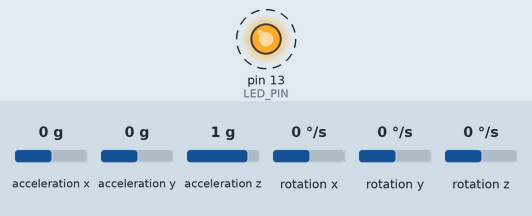
This sketch was run on a simulated Arduino Uno, built with avr-gcc and run on an emulated ATmega328P. Parts: output pins drawn as LEDs (lit = HIGH). Dashed ring = blinking. The test bench sets the inputs (shaded band); at power-on: acceleration x 0 g, acceleration y 0 g, acceleration z 1 g, rotation x 0 °/s, rotation y 0 °/s, rotation z 0 °/s. What the sketch prints to the serial monitor is not drawn.

Above: at 1.3 s.
Timing chart, 0 to 4.1 s (numbered marks = the images above):
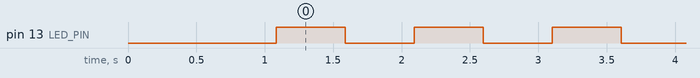

The sketch:

mpu_test.ino
```cpp
#include "I2Cdev.h"
#include "MPU6050.h"

// Arduino Wire library is required if I2Cdev I2CDEV_ARDUINO_WIRE implementation
// is used in I2Cdev.h
#if I2CDEV_IMPLEMENTATION == I2CDEV_ARDUINO_WIRE
    #include "Wire.h"
#endif

// class default I2C address is 0x68
// specific I2C addresses may be passed as a parameter here
// AD0 low = 0x68 (default for InvenSense evaluation board)
// AD0 high = 0x69
MPU6050 accelgyro;
//MPU6050 accelgyro(0x69); // <-- use for AD0 high

int16_t ax, ay, az;
int16_t gx, gy, gz;


// uncomment "OUTPUT_READABLE_ACCELGYRO" if you want to see a tab-separated
// list of the accel X/Y/Z and then gyro X/Y/Z values in decimal. Easy to read,
// not so easy to parse, and slow(er) over UART.
#define OUTPUT_READABLE_ACCELGYRO

// uncomment "OUTPUT_BINARY_ACCELGYRO" to send all 6 axes of data as 16-bit
// binary, one right after the other. This is very fast (as fast as possible
// without compression or data loss), and easy to parse, but impossible to read
// for a human.
//#define OUTPUT_BINARY_ACCELGYRO


#define LED_PIN 13
bool blinkState = false;

void setup() {
    // join I2C bus (I2Cdev library doesn't do this automatically)
    #if I2CDEV_IMPLEMENTATION == I2CDEV_ARDUINO_WIRE
        Wire.begin();
    #elif I2CDEV_IMPLEMENTATION == I2CDEV_BUILTIN_FASTWIRE
        Fastwire::setup(400, true);
    #endif

    // initialize serial communication
    // (38400 chosen because it works as well at 8MHz as it does at 16MHz, but
    // it's really up to you depending on your project)
    Serial.begin(9600);

    // initialize device
    Serial.println("Initializing I2C devices...");
    accelgyro.initialize();

    // verify connection
    Serial.println("Testing device connections...");
    Serial.println(accelgyro.testConnection() ? "MPU6050 connection successful" : "MPU6050 connection failed");

    // use the code below to change accel/gyro offset values

    Serial.println("Updating internal sensor offsets...");
    // -76  -2359 1688  0 0 0
    Serial.print(accelgyro.getXAccelOffset()); Serial.print("\t"); // -76
    Serial.print(accelgyro.getYAccelOffset()); Serial.print("\t"); // -2359
    Serial.print(accelgyro.getZAccelOffset()); Serial.print("\t"); // 1688
    Serial.print(accelgyro.getXGyroOffset()); Serial.print("\t"); // 0
    Serial.print(accelgyro.getYGyroOffset()); Serial.print("\t"); // 0
    Serial.print(accelgyro.getZGyroOffset()); Serial.print("\t"); // 0
    Serial.print("\n");

    accelgyro.setXGyroOffset(220);
    accelgyro.setYGyroOffset(76);
    accelgyro.setZGyroOffset(-85);

    delay(1000);

    Serial.print(accelgyro.getXAccelOffset()); Serial.print("\t"); // -76
    Serial.print(accelgyro.getYAccelOffset()); Serial.print("\t"); // -2359
    Serial.print(accelgyro.getZAccelOffset()); Serial.print("\t"); // 1688
    Serial.print(accelgyro.getXGyroOffset()); Serial.print("\t"); // 0
    Serial.print(accelgyro.getYGyroOffset()); Serial.print("\t"); // 0
    Serial.print(accelgyro.getZGyroOffset()); Serial.print("\t"); // 0
    Serial.print("\n");


    // configure Arduino LED pin for output
    pinMode(LED_PIN, OUTPUT);
}

void loop() {
    // read raw accel/gyro measurements from device
    accelgyro.getMotion6(&ax, &ay, &az, &gx, &gy, &gz);

    // these methods (and a few others) are also available
    //accelgyro.getAcceleration(&ax, &ay, &az);
    //accelgyro.getRotation(&gx, &gy, &gz);

    #ifdef OUTPUT_READABLE_ACCELGYRO
        // display tab-separated accel/gyro x/y/z values
        Serial.print("ax:");Serial.print(ax); Serial.print("\t");
         Serial.print("ay:");Serial.print(ay); Serial.print("\t");
         Serial.print("az:");Serial.print(az); Serial.print("\t");
         Serial.print("gx:");Serial.print(gx); Serial.print("\t");
         Serial.print("gy:");Serial.print(gy); Serial.print("\t");
         Serial.print("gz:");Serial.print(gz);
        Serial.println();
    #endif

    #ifdef OUTPUT_BINARY_ACCELGYRO
        Serial.write((uint8_t)(ax >> 8)); Serial.write((uint8_t)(ax & 0xFF));
        Serial.write((uint8_t)(ay >> 8)); Serial.write((uint8_t)(ay & 0xFF));
        Serial.write((uint8_t)(az >> 8)); Serial.write((uint8_t)(az & 0xFF));
        Serial.write((uint8_t)(gx >> 8)); Serial.write((uint8_t)(gx & 0xFF));
        Serial.write((uint8_t)(gy >> 8)); Serial.write((uint8_t)(gy & 0xFF));
        Serial.write((uint8_t)(gz >> 8)); Serial.write((uint8_t)(gz & 0xFF));
    #endif

    // blink LED to indicate activity
    blinkState = !blinkState;
    digitalWrite(LED_PIN, blinkState);
    delay(500);
}
```

Measured:
- by itself, pin 13 (LED_PIN): alternates HIGH for 0.50 s and LOW for 0.50 s
